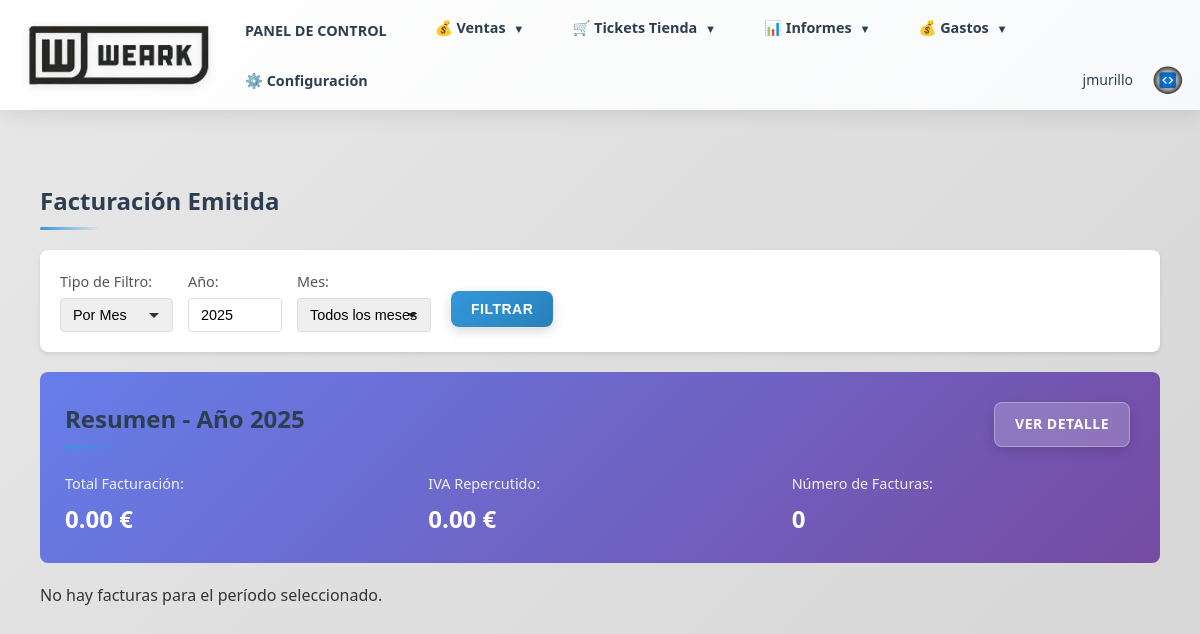
The app's page /informes/facturacion-emitida (signed in), older data.
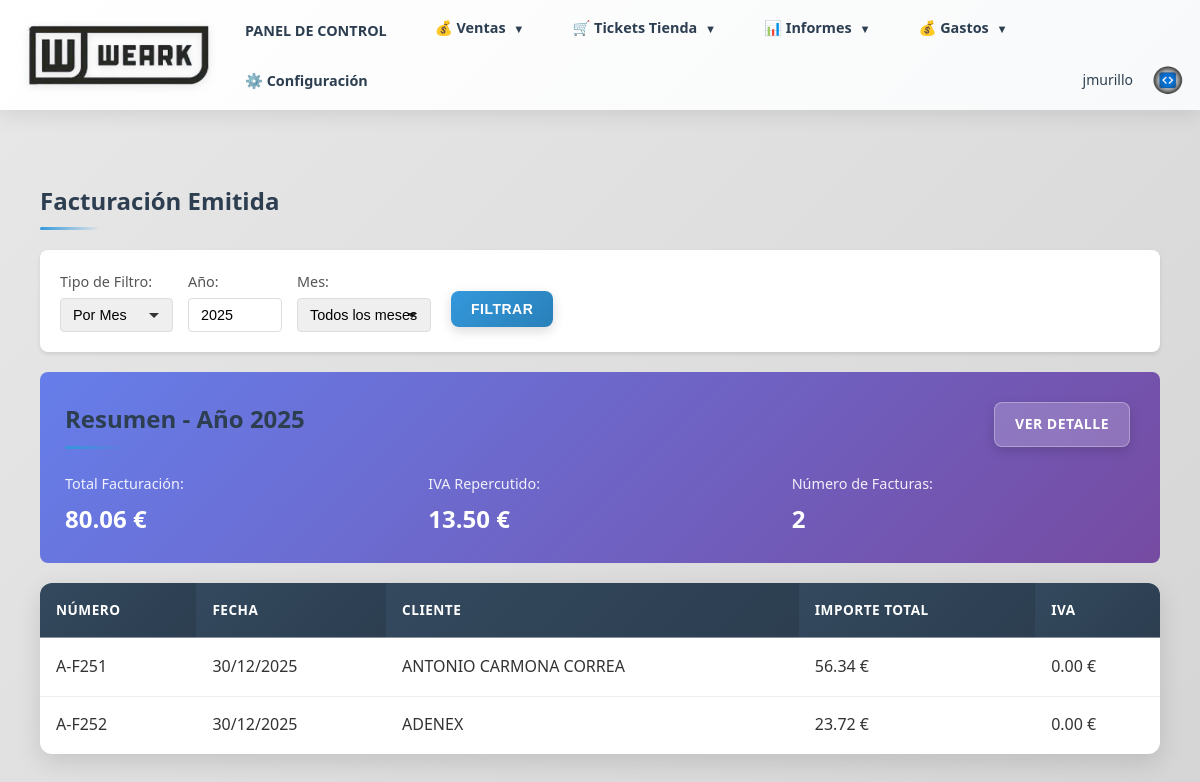
The same page, newer data.
### models.py (models this page shows, shortened)
class Factura(db.Model):
    __tablename__ = 'facturas'
    id = db.Column(db.Integer, primary_key=True)
    pedido_id = db.Column(db.Integer, db.ForeignKey('pedidos.id'), nullable=True)
    pedido = db.relationship('Pedido', backref='facturas', lazy=True)
    presupuesto_id = db.Column(db.Integer, db.ForeignKey('presupuestos.id'), nullable=True)
    presupuesto = db.relationship('Presupuesto', backref='facturas', lazy=True)
    serie = db.Column(db.String(10), nullable=False, default='A')
    numero = db.Column(db.String(50), nullable=False)
    fecha_expedicion = db.Column(db.Date, nullable=False)
    tipo_factura = db.Column(db.String(10), nullable=False, default='F1')  # F1 = Factura completa
    descripcion = db.Column(db.Text)
    nif = db.Column(db.String(20))
    nombre = db.Column(db.String(200), nullable=False)
    importe_total = db.Column(db.Numeric(10, 2), nullable=False)
    descuento_pronto_pago = db.Column(db.Numeric(5, 2), nullable=False, default=0)  # Porcentaje de descuento por pronto pago (0-100)
    estado = db.Column(db.String(50), nullable=False, default='pendiente')  # pendiente, enviado, confirmado, error
    huella_verifactu = db.Column(db.Text)  # Respuesta de la API Verifactu
    fecha_creacion = db.Column(db.DateTime, default=datetime.utcnow)
    fecha_confirmacion = db.Column(db.DateTime)  # Fecha en que se recibió la huella
    lineas = db.relationship('LineaFactura', backref='factura', lazy=True, cascade='all, delete-orphan')

### routes/informes.py (the view)
@informes_bp.route('/informes/facturacion-emitida')
@login_required
def facturacion_emitida():
    tipo_filtro = request.args.get('tipo', 'mes')  # 'mes' o 'trimestre'
    año = request.args.get('año', datetime.now().year, type=int)
    periodo = request.args.get('periodo', None, type=int)
    query = Factura.query.filter(extract('year', Factura.fecha_expedicion) == año)
    if tipo_filtro == 'mes' and periodo:
        query = query.filter(extract('month', Factura.fecha_expedicion) == periodo)
        periodo_label = f"{['', 'Enero', 'Febrero', 'Marzo', 'Abril', 'Mayo', 'Junio', 'Julio', 'Agosto', 'Septiembre', 'Octubre', 'Noviembre', 'Diciembre'][periodo]} {año}"
    elif tipo_filtro == 'trimestre' and periodo:
        mes_inicio = (periodo - 1) * 3 + 1
        mes_fin = periodo * 3
        query = query.filter(extract('month', Factura.fecha_expedicion).between(mes_inicio, mes_fin))
        trimestres = {1: '1T', 2: '2T', 3: '3T', 4: '4T'}
        periodo_label = f"{trimestres.get(periodo, '')} {año}"
    else:
        periodo_label = f"Año {año}"
    facturas = query.order_by(Factura.fecha_expedicion.desc()).all()
    total_facturacion = sum(f.importe_total for f in facturas)
    total_iva_repercutido = Decimal('0')
    tipo_iva = Decimal('21')  # IVA estándar al 21%
    for factura in facturas:
        for linea in factura.lineas:
            importe_con_iva = Decimal(str(linea.importe))
            base_imponible = importe_con_iva / (Decimal('1') + tipo_iva / Decimal('100'))
            iva_linea = base_imponible * tipo_iva / Decimal('100')
            total_iva_repercutido += iva_linea.quantize(Decimal('0.01'))
    return render_template('informes/facturacion_emitida.html',
                         facturas=facturas,
                         total_facturacion=total_facturacion,
                         total_iva_repercutido=total_iva_repercutido,
                         tipo_filtro=tipo_filtro,
                         año=año,
                         periodo=periodo,
                         periodo_label=periodo_label)

### app.py (called while the page is built)
@login_manager.user_loader
def load_user(user_id):
    from models import Usuario, Cliente
    if user_id.startswith('cliente_'):
        cliente_id = int(user_id.replace('cliente_', ''))
        cliente = Cliente.query.get(cliente_id)
        if cliente and cliente.tiene_acceso_web():
            return cliente
        return None
    else:
        return Usuario.query.get(int(user_id))

### models.py (called while the page is built)
    def is_supervisor(self):
        return self.rol == 'supervisor'

### templates/informes/facturacion_emitida.html (shortened to what this page needs)
{% extends "base.html" %}
{% block content %}
<div class="informes-container">
    <h2>Facturación Emitida</h2>
    <div class="filtros-box">
        <form method="GET" class="filtros-form">
            <div class="filtro-group">
                <label for="tipo">Tipo de Filtro:</label>
                <select name="tipo" id="tipo" onchange="actualizarFiltros()">
                    <option value="mes" {% if tipo_filtro == 'mes' %}selected{% endif %}>Por Mes</option>
                </select>
            </div>
            <div class="filtro-group">
                <label for="año">Año:</label>
                <input type="number" name="año" id="año" value="{{ año }}" min="2000" max="2100" required>
            </div>
            <div class="filtro-group" id="periodo-group">
                {% if tipo_filtro == 'mes' %}
                <label for="periodo">Mes:</label>
                <select name="periodo" id="periodo">
                    <option value="">Todos los meses</option>
                </select>
                {% endif %}
            </div>
            <button type="submit" class="btn btn-primary">Filtrar</button>
        </form>
    </div>
    <div class="resumen-box">
        <div style="display: flex; justify-content: space-between; align-items: center; margin-bottom: 20px;">
            <h3 style="margin: 0;">Resumen - {{ periodo_label }}</h3>
            <a href="{{ url_for('informes.facturacion_emitida_detalle', tipo=tipo_filtro, año=año, periodo=periodo) }}" class="btn btn-light" style="background: rgba(255,255,255,0.2); color: white; border: 1px solid rgba(255,255,255,0.3);">Ver Detalle</a>
        </div>
        <div class="resumen-grid">
            <div class="resumen-item">
                <span class="resumen-label">Total Facturación:</span>
                <span class="resumen-value">{{ "%.2f"|format(total_facturacion) }} €</span>
            </div>
            <div class="resumen-item">
                <span class="resumen-label">IVA Repercutido:</span>
                <span class="resumen-value">{{ "%.2f"|format(total_iva_repercutido) }} €</span>
            </div>
            <div class="resumen-item">
                <span class="resumen-label">Número de Facturas:</span>
                <span class="resumen-value">{{ facturas|length }}</span>
            </div>
        </div>
    </div>
    {% if facturas %}
    <div class="table-container">
        <table class="clientes-table">
            <thead>
                <tr>
                    <th>Número</th>
                    <th>Fecha</th>
                    <th>Cliente</th>
                    <th>Importe Total</th>
                    <th>IVA</th>
                </tr>
            </thead>
            <tbody>
                {% for factura in facturas %}
                <tr>
                    <td>{{ factura.serie }}-{{ factura.numero }}</td>
                    <td>{{ factura.fecha_expedicion.strftime('%d/%m/%Y') if factura.fecha_expedicion else '-' }}</td>
                    <td>{{ factura.nombre }}</td>
                    <td>{{ "%.2f"|format(factura.importe_total) }} €</td>
                    <td>
                        {% set iva_factura = 0.0 %}
                        {% set tipo_iva = 21.0 %}
                        {% for linea in factura.lineas %}
                            {% set importe_con_iva = linea.importe|float %}
                            {% set base_imponible = importe_con_iva / (1.0 + tipo_iva / 100.0) %}
                            {% set iva_linea = base_imponible * tipo_iva / 100.0 %}
                            {% set iva_factura = iva_factura + iva_linea %}
                        {% endfor %}
                        {{ "%.2f"|format(iva_factura) }} €
                    </td>
                </tr>
                {% endfor %}
            </tbody>
        </table>
    </div>
    {% else %}
    <div class="no-data">
        <p>No hay facturas para el período seleccionado.</p>
    </div>
    {% endif %}
</div>
{% endblock %}

Row changes from the older to the newer data that the page shows:
added Factura: serie "A", numero "F251", fecha_expedicion "30/12/2025", nombre "ANTONIO CARMONA CORREA", importe_total "56.34", iva_factura "0.00"
added Factura: serie "A", numero "F252", fecha_expedicion "30/12/2025", nombre "ADENEX", importe_total "23.72", descuento_pronto_pago "0.00"
Text that changed along with them:
{{ "%.2f"|format(total_facturacion) }}: "0.00" → "80.06"
{{ "%.2f"|format(total_iva_repercutido) }}: "0.00" → "13.50"
{{ facturas|length }}: "0" → "2"
text no longer shown: "No hay facturas para el período seleccionado."
text now shown: "NÚMERO FECHA CLIENTE IMPORTE TOTAL IVA"
